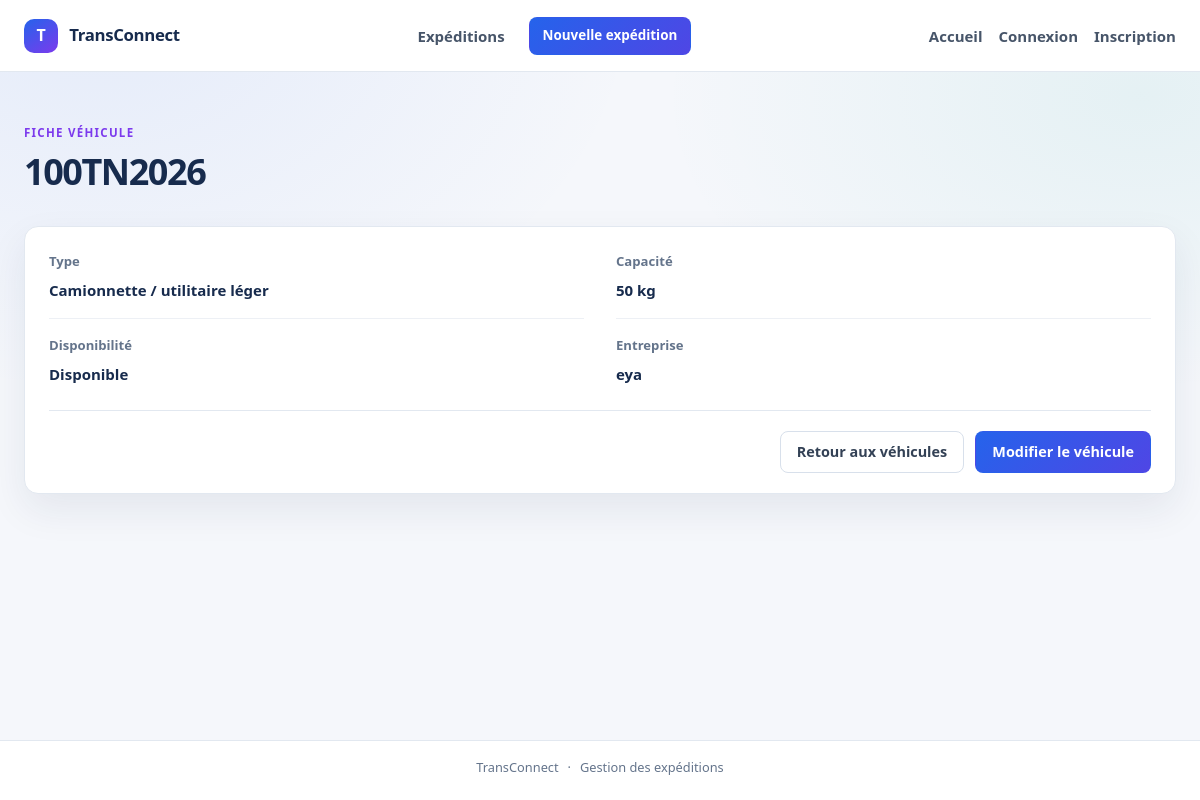
Screenshot of /vehicules/9/ with the database file from the repository.
### VehiculeApp/models.py (models this page shows, shortened)
class Vehicule(models.Model):
    immatriculation = models.CharField(max_length=50, unique=True)
    type_vehicule = models.CharField(
        max_length=100,
        choices=[
            ('camionnette', 'Camionnette / utilitaire léger'),
            ('camion_porteur', 'Camion porteur'),
            ('semi_remorque', 'Semi-remorque'),
            ('fourgon', 'Fourgon'),
        ],
    )
    capacite_kg = models.PositiveIntegerField(
        validators=[MinValueValidator(1, "la valeur doit etre strictement possitive")]
    )
    disponible = models.BooleanField()
    created_at = models.DateTimeField(auto_now_add=True)
    updated_at = models.DateTimeField(auto_now=True)
    entreprise = models.ForeignKey(Entreprise, on_delete=models.CASCADE, related_name='vehicules')

### EntrepriseApp/models.py (models this page shows)
class Entreprise(models.Model):
    raison_social = models.CharField(max_length=200, blank=False ,null=False)
    matricule_fiscal =models.CharField(max_length=17 ,unique=True, validators=[matricule_fiscal_validator])
    adresse = models.TextField(validators=[MinLengthValidator(20,"l'adresse ne peut pas avoir moins de 20 char"),MaxLengthValidator(400,"l'adresse ne peut pas depasser les 400 char")])
    type_entreprise=models.CharField(max_length=100,choices=[('c','chargeur'),
    ('t','transporteur')])
    created_at = models.DateTimeField(auto_now_add=True)
    updated_at =models.DateTimeField(auto_now=True)
    gerant= models.OneToOneField(Utilisateur ,on_delete=models.CASCADE,related_name='entreprise')
    def __str__(self):
        return self.raison_social

### VehiculeApp/views.py (the view)
# urls.py: path("<int:pk>/", VehiculeDetail.as_view(), name="vehicule_detail"),
class VehiculeDetail(DetailView):
    model = Vehicule
    template_name = "vehicule/detail.html"
    context_object_name = "vehicule"

### VehiculeApp/templates/vehicule/detail.html (shortened to what this page needs)
{% extends "expedition/base.html" %}
{% block content %}
    <div class="page-heading">
        <div><p class="eyebrow">FICHE VÉHICULE</p><h1>{{ vehicule.immatriculation }}</h1></div>
    </div>
    <section class="panel detail-panel">
        <dl class="detail-grid">
            <div class="detail-item"><dt>Type</dt><dd>{{ vehicule.get_type_vehicule_display }}</dd></div>
            <div class="detail-item"><dt>Capacité</dt><dd>{{ vehicule.capacite_kg }} kg</dd></div>
            <div class="detail-item"><dt>Disponibilité</dt><dd>{% if vehicule.disponible %}Disponible{% else %}Indisponible{% endif %}</dd></div>
            <div class="detail-item"><dt>Entreprise</dt><dd>{{ vehicule.entreprise }}</dd></div>
        </dl>
        <div class="panel-actions">
            <a class="button button-secondary" href="{% url 'vehicule_list' %}">Retour aux véhicules</a>
            <a class="button button-primary" href="{% url 'vehicule_update' pk=vehicule.pk %}">Modifier le véhicule</a>
        </div>
    </section>
{% endblock %}

### EntrepriseApp/static/EntrepriseApp/expedition.css (style rules this page uses)
:root { color-scheme: light; --ink: #172b4d; --muted: #64748b; --line: #e2e8f0; --surface: #ffffff; --canvas: #f5f7fb; --primary: #2563eb; --primary-dark: #1d4ed8; --teal: #0f9f95; --violet: #7c3aed; --coral: #f9735b; --danger: #b42332; --shadow: 0 16px 38px rgb(23 43 77 / 8%); }
* { box-sizing: border-box; }
body { min-width: 320px; min-height: 100vh; margin: 0; background: radial-gradient(ellipse at 8% 0%, rgb(37 99 235 / 8%), transparent 34rem), radial-gradient(ellipse at 95% 12%, rgb(15 159 149 / 7%), transparent 30rem), var(--canvas); color: var(--ink); font-family: "Segoe UI", Tahoma, Geneva, Verdana, sans-serif; font-size: 15px; line-height: 1.6; }
a { color: var(--primary); }
.page-heading { margin-bottom: 1.75rem; display: flex; align-items: flex-end; justify-content: space-between; gap: 1.5rem; }
.eyebrow { margin: 0 0 0.45rem; color: var(--violet); font-size: 0.72rem; font-weight: 750; letter-spacing: 0.11em; }
h1, h2, h3, p { margin-top: 0; }
h1 { margin-bottom: 0.35rem; color: var(--ink); font-size: clamp(1.8rem, 3vw, 2.25rem); letter-spacing: -0.04em; line-height: 1.2; }
.panel { overflow: hidden; border: 1px solid var(--line); border-radius: 14px; background: var(--surface); box-shadow: var(--shadow); }
.button { min-height: 42px; padding: 0.65rem 1rem; display: inline-flex; align-items: center; justify-content: center; gap: 0.4rem; border: 1px solid transparent; border-radius: 8px; cursor: pointer; font: inherit; font-size: 0.9rem; font-weight: 700; line-height: 1.2; text-decoration: none; transition: background-color 0.15s ease, border-color 0.15s ease, transform 0.15s ease; }
.button-primary { background: linear-gradient(135deg, var(--primary), #4f46e5); color: #fff; }
.button-secondary { border-color: #d8e0eb; background: #fff; color: #334155; }
.detail-panel { padding: 0 1.5rem; }
.detail-grid { margin: 0; padding: 0.5rem 0; display: grid; grid-template-columns: repeat(2, minmax(0, 1fr)); column-gap: 2rem; }
.detail-item { padding: 1rem 0; border-bottom: 1px solid #edf0f5; }
.detail-item:nth-last-child(-n + 2) { border-bottom: 0; }
.detail-item dt { margin-bottom: 0.35rem; color: var(--muted); font-size: 0.82rem; font-weight: 600; }
.detail-item dd { margin: 0; color: var(--ink); font-weight: 600; }
.panel-actions { padding: 1.25rem 0; display: flex; justify-content: flex-end; gap: 0.7rem; border-top: 1px solid var(--line); }

### rows the page displays
Vehicule: immatriculation "100TN2026", type_vehicule "Camionnette / utilitaire léger", capacite_kg "50", entreprise "eya"
